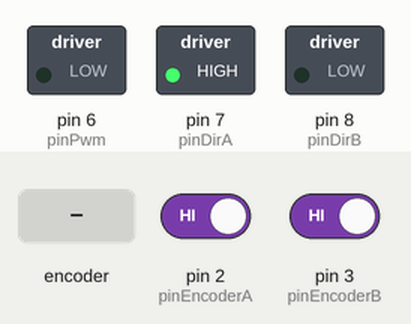
Recording of a sketch running on a simulated Arduino Uno, built with avr-gcc and run on an emulated ATmega328P. Shown: switched loads named in the sketch (green lamp = pin HIGH). Dashed ring = blinking. Inputs (shaded band) come from the test bench; at power-on: pin 2 (pinEncoderA) HIGH, pin 3 (pinEncoderB) HIGH. What the sketch prints to the serial monitor is not drawn.

Above: at 0.05 s.
At 1.2 s:
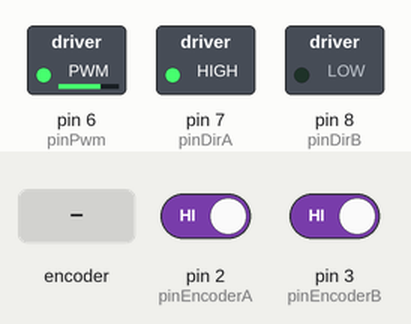
1.3 s: rotary encoder on pin 2 (pinEncoderA) / pin 3 (pinEncoderB) turned 3 steps (first pin leading)
At 1.45 s:
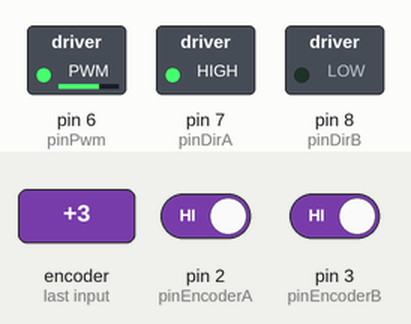
Timing chart, 0 to 4.3 s (numbered marks = the images above; inputs shaded):
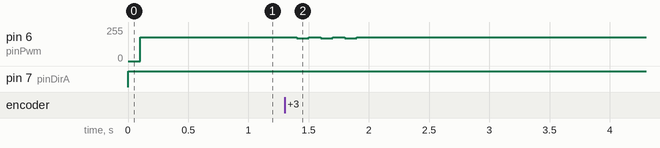

Measured:
- after the input at 1.3 s, pin 6 (pinPwm): alternates 177/255 for 0.10 s and 172/255 for 0.10 s, 6 changes in all, then stays 177/255, starting after 0.10 s

The sketch:

test_pid_motor.ino
```cpp
/*
 * PID DC Motor
 *
 * motor dc with encoder
 *
 * Mas Sagita 2019
 */

const byte pinEncoderA = 2;
const byte pinEncoderB = 3;

const byte pinPwm = 6;
const byte pinDirA = 7;
const byte pinDirB = 8;

boolean startMotor = false;

int encoder = 0;
int motorDirection = 0;
int sv = 0;

int hallMagnet = 97;

double pv = 0;
double setRpm = 0;

double error = 0;
double prevError = 0;
double sumError = 0;

double pidOut = 0;

double kp = 0;
double ki = 0;
double kd = 0;

int timer1Counter;
int i = 0;

int counterData = 0;
int batasAtas = 600;
int batasBawah = 0;

void setup() {
  // put your setup code here, to run once:

  pinMode(pinEncoderA, INPUT_PULLUP);
  pinMode(pinEncoderB, INPUT_PULLUP);

  pinMode(pinDirA, OUTPUT);
  pinMode(pinDirB, OUTPUT);
  pinMode(pinPwm, OUTPUT);

  Serial.begin(115200);

  attachInterrupt(digitalPinToInterrupt(pinEncoderA), encoderA, RISING);

  //timer intterupt setup
  noInterrupts(); //disable all interupts
  TCCR1A = 0;
  TCCR1B = 0;

  //preload timer 65536-16MHz/256/2Hz (34286 for 0.5sec) (59286 for 0.1sec)
  timer1Counter = 59286;

  TCNT1 = timer1Counter;  //preload timer
  TCCR1B |= (1 << CS12);  //256 prescaler
  TIMSK1 |= (1 << TOIE1); //enable timer overflow interrupt
  interrupts();           //enable all interrupts

  analogWrite(pinPwm, 0);
  digitalWrite(pinDirA, 0);
  digitalWrite(pinDirB, 0);
}

void loop() {
  // put your main code here, to run repeatedly:
  digitalWrite(pinDirA, 1);
  digitalWrite(pinDirB, 0);

  startMotor = 1;

  setRpm = 250;
  kp = 0.7;
  ki = 0.0;
  kd = 0.008;

  Serial.print(batasBawah);
  Serial.print("\t");
  Serial.print(batasAtas);
  Serial.print("\t");
  Serial.print(setRpm);
  Serial.print("\t");
  Serial.println(pv);
  Serial.print("\t");
  Serial.println(encoder);
}

void encoderA() {
  encoder += 1;                               //increasing encoder at new pulse
  motorDirection = digitalRead(pinEncoderB);  //read direction of motor
}

ISR(TIMER1_OVF_vect) {
  TCNT1 = timer1Counter;
  pv = 60 * (((float)encoder / hallMagnet) / 0.1);
  encoder = 0;

  if (startMotor) {
    error = setRpm - pv;
    pidOut = (error * kp) + (sumError * ki) + ((error - prevError) * kd);
    prevError = error;
    sumError += error;

    if (sumError > 4000) sumError = 4000;
    if (sumError < -4000) sumError = -4000;
  }

  error = 0;
  prevError = 0;
  sumError = 0;

  if (pidOut < 255 & pidOut > 0) analogWrite(pinPwm, pidOut);
  else {
    if (pidOut > 255) analogWrite(pinPwm, 255);
    else analogWrite(pinPwm, 0);
  }
}
```
